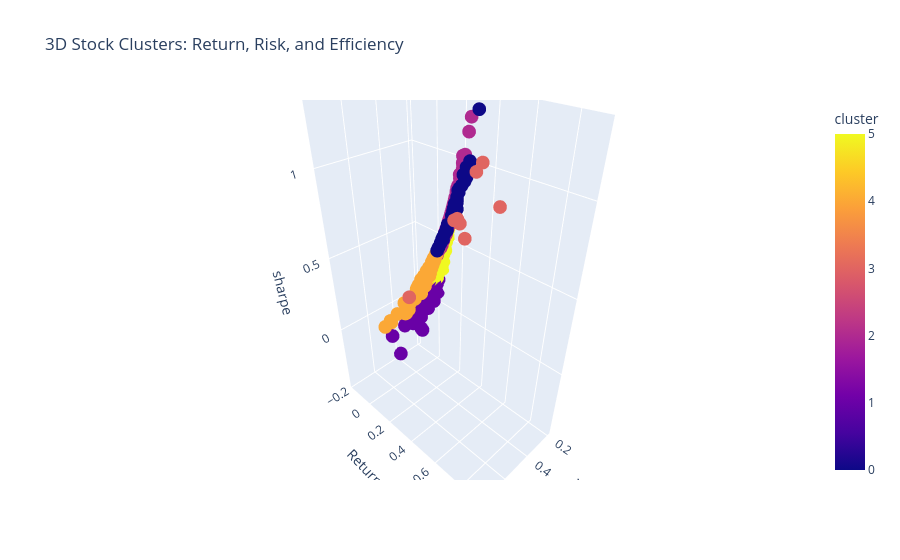

The notebook cell this image was saved under:
### Code cell
import plotly.express as px

fig = px.scatter_3d(
    data.reset_index(), 
    x='Volatility', 
    y='Returns', 
    z='sharpe',
    color='cluster',
    hover_name='index',
    title="3D Stock Clusters: Return, Risk, and Efficiency"
)
fig.show()

### Figure 1 — Plotly figure (JSON) as saved in the notebook; plotly's stock layout.template omitted (floating-point values rounded to 4 significant figures; data arrays with more than 128 entries replaced by an {"elided": "..."} marker saying what was removed)
{"data": [{"hovertemplate": "<b>%{hovertext}</b><br><br>Volatility=%{x}<br>Returns=%{y}<br>sharpe=%{z}<br>cluster=%{marker.color}<extra></extra>", "hovertext": {"elided": "484 str values"}, "legendgroup": "", "marker": {"color": {"elided": "484 int values"}, "coloraxis": "coloraxis", "symbol": "circle"}, "mode": "markers", "name": "", "scene": "scene", "showlegend": false, "type": "scatter3d", "x": {"elided": "484 float values"}, "y": {"elided": "484 float values"}, "z": {"elided": "484 float values"}}], "layout": {"coloraxis": {"colorbar": {"title": {"text": "cluster"}}, "colorscale": [[0, "#0d0887"], [0.1111, "#46039f"], [0.2222, "#7201a8"], [0.3333, "#9c179e"], [0.4444, "#bd3786"], [0.5556, "#d8576b"], [0.6667, "#ed7953"], [0.7778, "#fb9f3a"], [0.8889, "#fdca26"], [1, "#f0f921"]]}, "legend": {"tracegroupgap": 0}, "scene": {"domain": {"x": [0, 1], "y": [0, 1]}, "xaxis": {"title": {"text": "Volatility"}}, "yaxis": {"title": {"text": "Returns"}}, "zaxis": {"title": {"text": "sharpe"}}}, "title": {"text": "3D Stock Clusters: Return, Risk, and Efficiency"}}}
